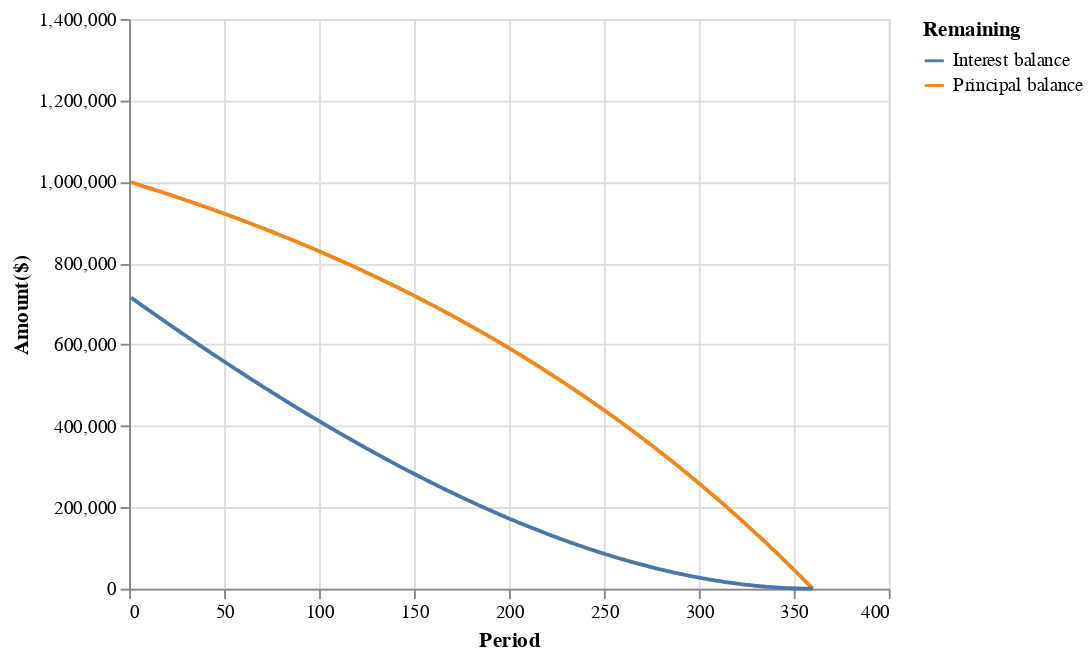

Write notebook code for a chart like this one.
### Code cell
schedule_a_bal = schedule_a.copy()
schedule_a_bal["Interest balance"] = schedule_a_bal["Interest"].sum() - schedule_a_bal["Interest"].cumsum()
schedule_a_bal["Principal balance"] = schedule_a_bal["Principal"].sum() - schedule_a_bal["Principal"].cumsum()

schedule_a_melt = schedule_a_bal.drop(0).melt(id_vars="Period", value_vars=["Principal balance", "Interest balance"],
                                             value_name="Amount($)", var_name="Remaining")

a_plot = alt.Chart(schedule_a_melt).mark_line()\
            .encode(x="Period", y=alt.Y("Amount($)", scale=alt.Scale(domain=[0, 1_400_000])), color="Remaining")

a_plot

### Figure 1 — Vega-Lite specification as saved in the notebook (floating-point values rounded to 4 significant figures; data arrays with more than 128 entries replaced by an {"elided": "..."} marker saying what was removed)
{"config": {"view": {"continuousWidth": 400, "continuousHeight": 300}}, "data": {"name": "data-261b8858dd61cfe2594ee29f36f3c7a4"}, "mark": "line", "encoding": {"color": {"field": "Remaining", "type": "nominal"}, "x": {"field": "Period", "type": "quantitative"}, "y": {"field": "Amount($)", "scale": {"domain": [0, 1400000]}, "type": "quantitative"}}, "$schema": "https://vega.github.io/schema/vega-lite/v4.17.0.json", "datasets": {"data-261b8858dd61cfe2594ee29f36f3c7a4": {"elided": "720 records"}}}
